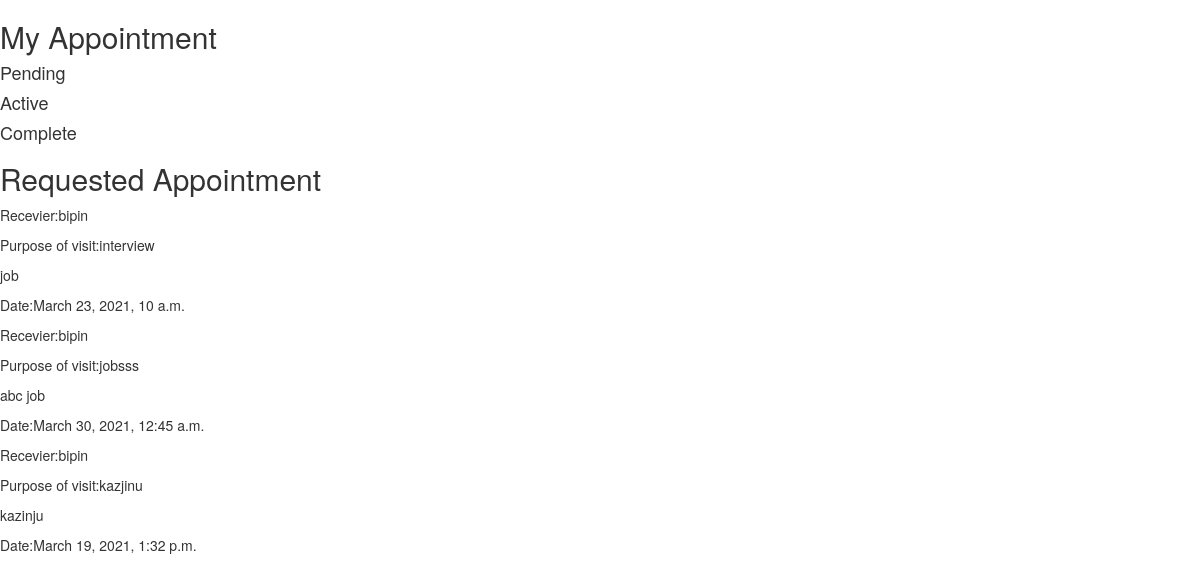
/longprofile/myappoinment/ (signed in), run on the app's committed database.
### longprofile/models.py (models this page shows)
class CreateAppoinment2(models.Model):
    user = models.ForeignKey(CustomUser, on_delete=models.CASCADE, blank=True, null=True, related_name="snder")
    enquired_person = models.ForeignKey(CustomUser, on_delete=models.CASCADE, blank=True, null=True,related_name="company")
    name = models.CharField(max_length=100)
    purpose = models.CharField(max_length=250)
    description = models.CharField(max_length=500)
    dateandtime = models.DateTimeField()
    active = models.IntegerField(default=0)
    created_on = models.DateTimeField(auto_now=True)

### byhand/models.py (models this page shows, shortened)
class CustomUser(AbstractBaseUser, PermissionsMixin):
    email = models.EmailField(_('email address'), unique=True,null=True)
    username = models.CharField(max_length=150, unique=True,null=True)
    first_name = models.CharField(max_length=150, blank=True)
    last_name = models.CharField(max_length=150, blank=True)
    start_date = models.DateTimeField(default=timezone.now)
    is_staff = models.BooleanField(default=False)
    is_active = models.BooleanField(default=False)
    objects = CustomAccountManager()
    USERNAME_FIELD = 'email'
    REQUIRED_FIELDS = ['username', 'first_name']

### longprofile/views.py (the view)
def myappoinment(request):
    date = datetime.datetime.now()
    current_user = request.user
    pending = CreateAppoinment2.objects.filter(dateandtime__gte = date,active = 0,enquired_person_id = current_user.id)
    actived = CreateAppoinment2.objects.filter(dateandtime__gte = date,active = 1,enquired_person_id = current_user.id)
    complete = CreateAppoinment2.objects.filter(dateandtime__lte = date,enquired_person_id = current_user.id)
    requested = CreateAppoinment2.objects.filter(user_id = current_user.id)
    context = {
        "pending":pending,
        "actived":actived,
        "complete":complete,
        "requested":requested
    }
    return render(request,'longprofile/myappoinment.html',context)

### templates/longprofile/myappoinment.html (shortened to what this page needs)
<!DOCTYPE html>
<html lang="en">
<head>
    <link rel="stylesheet" href="https://maxcdn.bootstrapcdn.com/bootstrap/3.4.1/css/bootstrap.min.css">
</head>
<body>
    <div>
        <h2>My Appointment</h2>
        <h4>Pending</h4>
    </div>
    <h4>Active</h4>
    <h4>Complete</h4>
    <h2>Requested Appointment</h2>
    {% for i in requested %}
        <p>Recevier:{{i.enquired_person.first_name}}</p>
        <p>Purpose of visit:{{i.purpose}}</p>
        <p>{{i.description}}</p>
        <p>Date:{{i.dateandtime}}</p>
    {% endfor %}
</body>
</html>

### data on the page
CreateAppoinment2: enquired_person.first_name "bipin", purpose "interview", description "job", dateandtime "March 23, 2021, 10 a.m."
CreateAppoinment2: enquired_person.first_name "bipin", purpose "jobsss", description "abc job", dateandtime "March 30, 2021, 12:45 a.m."
CreateAppoinment2: enquired_person.first_name "bipin", purpose "kazjinu", description "kazinju", dateandtime "March 19, 2021, 1:32 p.m."
